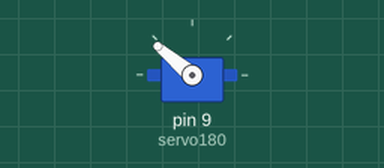
Recording of a sketch running on a simulated Arduino Uno, built with avr-gcc and run on an emulated ATmega328P. Shown: servo.

Above: at 1.05 s.
At 14.7 s:
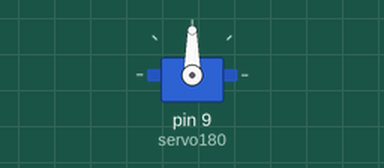
Timing chart, 0 to 18.8 s (numbered marks = the images above):
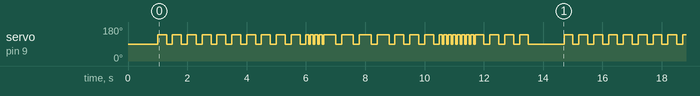

The sketch:

eltonjohn.ino
```cpp
#include <Servo.h>

Servo   servo180;
int		up = 90;
int		down = 140;

void setup()
{
  servo180.attach(9);
  servo180.write(90);
  delay(1000);
}

void loop()
{
  for (int i = 0; i < 10; i++)
  {
    servo180.write(down);
    delay(300);
    servo180.write(up);
    delay(200);
  }
    for (int i = 0; i < 4; i++)
  {
    servo180.write(down);
    delay(100);
    servo180.write(up);
    delay(50);
  }
    for (int i = 0; i < 4; i++)
  {
    servo180.write(down);
    delay(400);
    servo180.write(up);
    delay(200);
  }
    for (int i = 0; i < 3; i++)
  {
    servo180.write(down);
    delay(300);
    servo180.write(up);
    delay(200);
  }
      for (int i = 0; i < 8; i++)
  {
    servo180.write(down);
    delay(100);
    servo180.write(up);
    delay(50);
  }
      for (int i = 0; i < 4; i++)
  {
    servo180.write(down);
    delay(300);
    servo180.write(up);
    delay(200);
  }
  delay(1000);
}
```

Measured:
- by itself, servo on pin 9 (servo180): moves between 90° and 140°, repeating every 13.7 s
